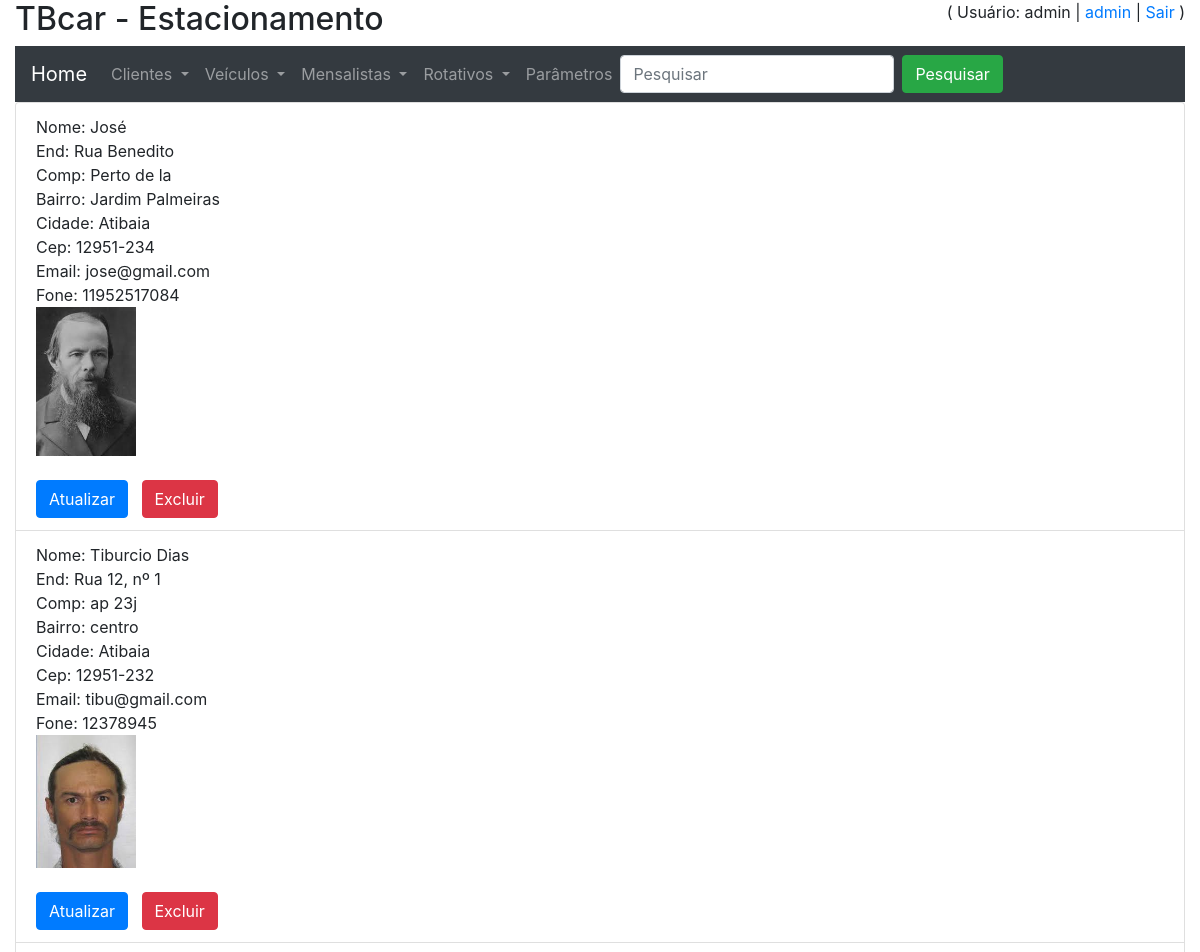
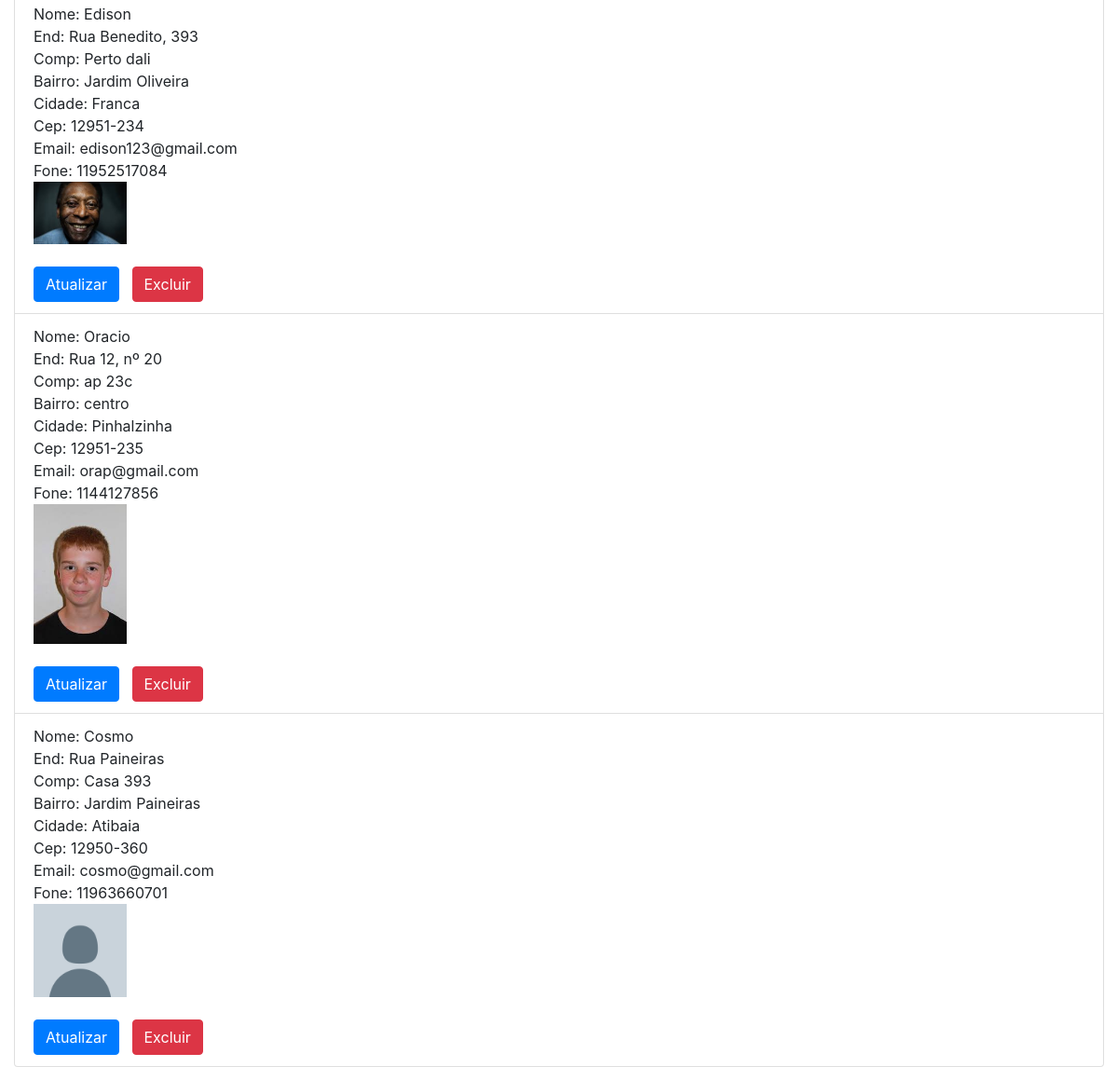
The app's page /listagem_clientes/ (signed in) with its own data (2 pictures, top to bottom).
### core/models.py (models this page shows, shortened)
class Cliente(models.Model):
    nome = models.CharField(max_length=100)
    endereco = models.CharField(max_length=100, blank=True, null=True)
    complemento = models.CharField(max_length=100, blank=True, null=True)
    bairro = models.CharField(max_length=50, blank=True, null=True)
    cidade = models.CharField(max_length=100, blank=True, null=True)
    cep = models.CharField(max_length=10, blank=True, null=True)
    email = models.CharField(max_length=100)
    telefone = models.CharField(max_length=30, blank=True, null=True)
    foto = models.ImageField(upload_to='fotos_cliente', blank=True, null=True)
    class Meta:
        verbose_name_plural = 'Clientes'

### core/views.py (the view)
# urls.py: path('listagem_clientes/', listagem_clientes, name='url_listagem_clientes'),
@login_required
def listagem_clientes(request):
    if request.user.is_staff and request.user.is_active:
        dados = Cliente.objects.all()
        if request.POST:
           if request.POST['pesquisar_input']:
                dados = Cliente.objects.filter(nome=request.POST['pesquisar_input'])
        contexto = {'dados': dados,'listagem': 'listagem'}
        return render(request, 'core/listagem_clientes.html', contexto)
    else:
        return render(request, 'core/nao-autorizado.html')

### core/templates/core/listagem_clientes.html (shortened to what this page needs)
{% extends 'base.html' %}
{% load static %}
{% block main %}
    <ul class="list-group">
    {% for cliente in dados %}
        <li class="list-group-item">
            Nome: {{ cliente.nome }} <br>
            {% if cliente.endereco %}
                End: {{ cliente.endereco }} <br>
            {% else %}
                End: <br>
            {% endif %}
            {% if cliente.complemento %}
                Comp: {{ cliente.complemento }} <br>
            {% else %}
                Comp: <br>
            {% endif %}
            {% if cliente.bairro %}
                Bairro: {{ cliente.bairro }} <br>
            {% else %}
                Bairro: <br>
            {% endif %}
            {% if cliente.cidade %}
                Cidade: {{ cliente.cidade }} <br>
            {% else %}
                Cidade: <br>
            {% endif %}
            {% if cliente.cep %}
                Cep: {{ cliente.cep }} <br>
            {% else %}
                Cep: <br>
            {% endif %}
            Email: {{ cliente.email }} <br>
            {% if cliente.telefone %}
                Fone: {{ cliente.telefone }} <br>
            {% else %}
                Fone: <br>
            {% endif %}
            {% if cliente.foto %}
                <img src="{{ cliente.foto.url }}" width="100"> <br>
            {% else %}
                <img src="{% static 'img/perfil_generico.png' %}" width="100"> <br>
            {% endif %}
            <br>
            <a href="{% url 'url_atualiza_cliente' cliente.id %} " class="btn btn-primary">Atualizar</a> &nbsp;
            <a href="{% url 'url_exclui_cliente' cliente.id %}" class="btn btn-danger">Excluir</a> <br>
        </li>
    {% endfor %}
    </ul>
{% endblock %}

### templates/base.html (shortened to what this page needs)
{% load static %}
<!DOCTYPE html>
<html lang="en">
<head>
    <link rel="stylesheet" href="https://stackpath.bootstrapcdn.com/bootstrap/4.5.2/css/bootstrap.min.css">
</head>
<body>
    <div class="container-fluid">
    <div class="row">
        <div class="col-xs-12 col-lg-6 col"> <h2>TBcar - Estacionamento</h2></div>
        <div class="col-xs-12 col-lg-6 text-right">
            {% if user.get_username %}
               ( Usuário: {{ user.get_username }} | <a href="/admin/">admin</a> | <a href="{% url 'logout' %}">Sair</a> )
            {% else %}
                ( <a href="{% url 'login' %}">Login</a> | <a href="{% url 'url_registrar' %}">Registrar</a> )
            {% endif %}
        </div>
    </div>
    <div>
    <nav class="navbar navbar-expand-sm bg-dark navbar-dark">
  <a class="navbar-brand" href="{% url 'url_principal' %}">Home</a>
        <ul class="navbar-nav"
    <li class="nav-item dropdown">
      <a class="nav-link dropdown-toggle" href="#" id="navbardrop" data-toggle="dropdown">
        Clientes
      </a>
    </li>
    <li class="nav-item dropdown">
      <a class="nav-link dropdown-toggle" href="#" id="navbardrop" data-toggle="dropdown">
        Veículos
      </a>
    </li>
    <li class="nav-item dropdown">
      <a class="nav-link dropdown-toggle" href="#" id="navbardrop" data-toggle="dropdown">
        Mensalistas
      </a>
    </li>
    <li class="nav-item dropdown">
      <a class="nav-link dropdown-toggle" href="#" id="navbardrop" data-toggle="dropdown">
        Rotativos
      </a>
    </li>
    <a class="nav-link" href="{% url 'url_listagem_parametros' %}">Parâmetros</a>
  </ul>
        {% if listagem %}
            <div>
                <form class="form-inline" method="post">
                <input class="form-control mr-sm-2" type="text" placeholder="Pesquisar" name="pesquisar_input">
                <button class="btn btn-success" type="submit">Pesquisar</button>
                </form>
            </div>
        {% endif %}
</nav>
    </div>
    <div>
    {% block main %}
    {% endblock %}
    </div>
    </div>
</body>
</html>

### records on screen
Cliente: nome "José", endereco "Rua Benedito", complemento "Perto de la", bairro "Jardim Palmeiras", cidade "Atibaia", cep "12951-234", email "jose@gmail.com", telefone "11952517084", foto (picture)
Cliente: nome "Tiburcio Dias", endereco "Rua 12, nº 1", complemento "ap 23j", bairro "centro", cidade "Atibaia", cep "12951-232", email "tibu@gmail.com", telefone "12378945", foto (picture)
Cliente: nome "Edison", endereco "Rua Benedito, 393", complemento "Perto dali", bairro "Jardim Oliveira", cidade "Franca", cep "12951-234", email "edison123@gmail.com", telefone "11952517084", foto (picture)
Cliente: nome "Oracio", endereco "Rua 12, nº 20", complemento "ap 23c", bairro "centro", cidade "Pinhalzinha", cep "12951-235", email "orap@gmail.com", telefone "1144127856", foto (picture)
Cliente: nome "Cosmo", endereco "Rua Paineiras", complemento "Casa 393", bairro "Jardim Paineiras", cidade "Atibaia", cep "12950-360", email "cosmo@gmail.com", telefone "11963660701", foto (picture)

### other values on screen
{{ user.get_username }} "admin"
